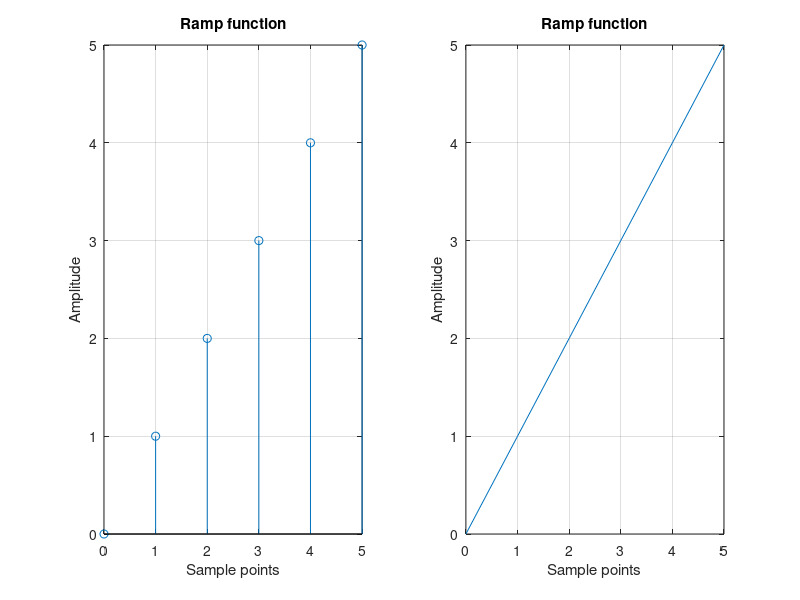

Recreate this plot in MATLAB.
clc; 
clf; 
clear all; 
close all; 
n2=input('enter the ending point:n_end='); 
sample_point=0:1:n2; 
amplitude=sample_point; 
subplot(121); 
stem(sample_point,amplitude); 
grid on; 
xlabel('Sample points'); 
ylabel('Amplitude'); 
title('Ramp function'); 
subplot(122); 
plot(sample_point,amplitude); 
grid on; 
xlabel('Sample points'); 
ylabel('Amplitude'); 
title('Ramp function'); 
